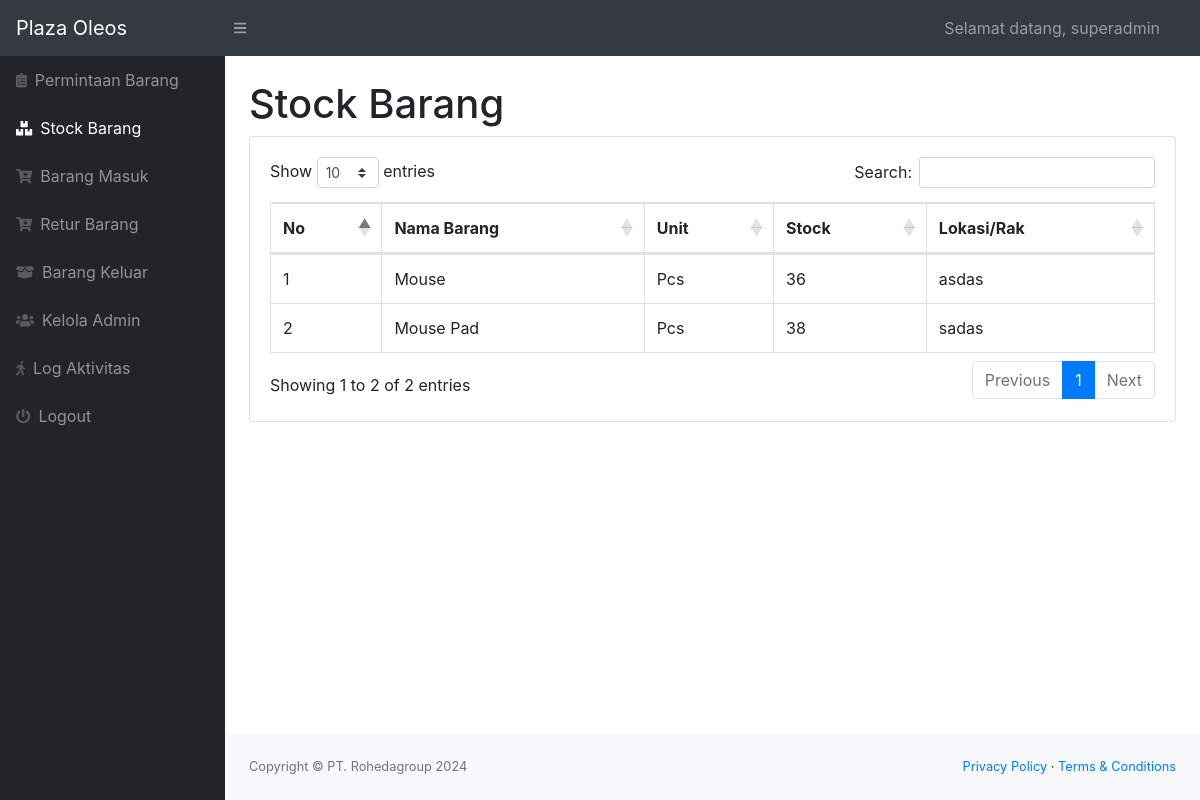
The app's page /index.php (signed in), older data.
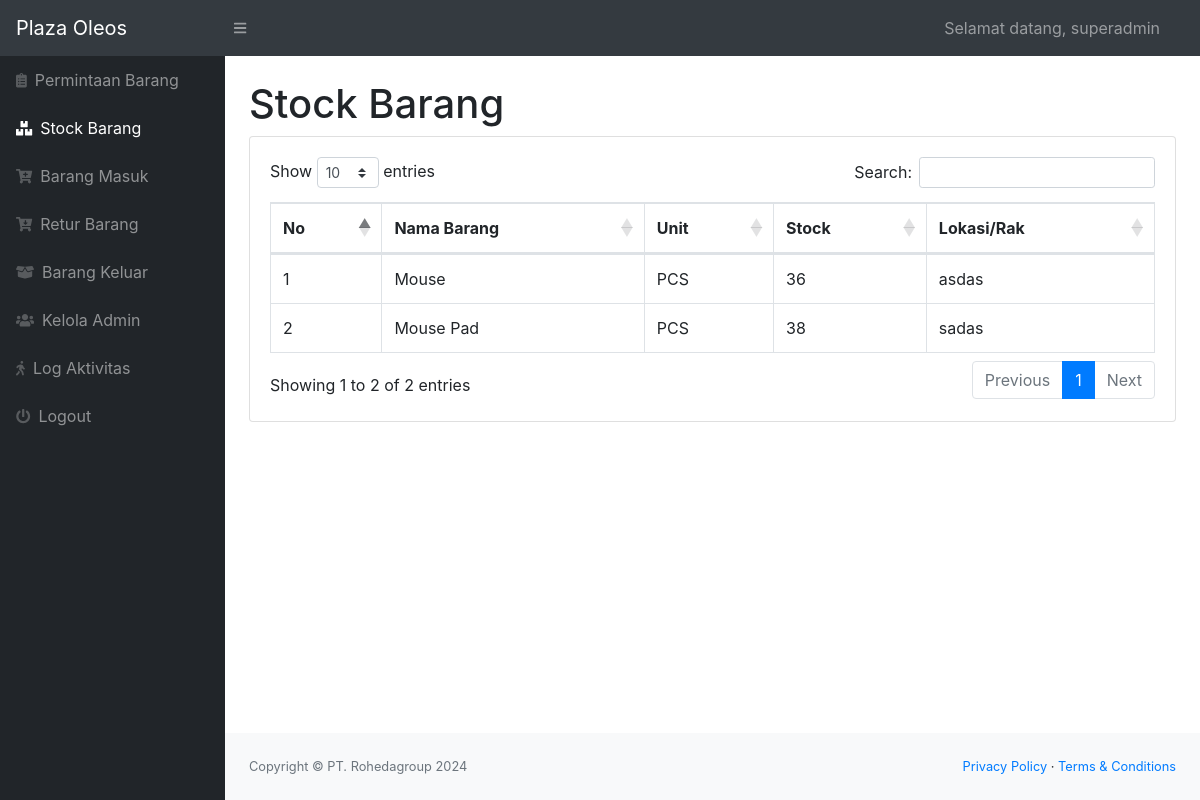
The same page, newer data.
### tables this page shows
CREATE TABLE `stock` (
  `idbarang` int(11) NOT NULL,
  `namabarang` varchar(25) NOT NULL,
  `deskripsi` varchar(50) NOT NULL,
  `stock` int(11) NOT NULL,
  `lokasi` varchar(100) NOT NULL,
  `unit` varchar(50) NOT NULL
);

### index.php (the view, shortened to what the changed rows need)
<?php
require './helper/function.php';
?>
<!DOCTYPE html>
<html lang="en">
<head>
    <link href="css/styles.css" rel="stylesheet" />
    <link href="https://cdn.datatables.net/1.10.20/css/dataTables.bootstrap4.min.css" rel="stylesheet" />
</head>
<body class="sb-nav-fixed">
    <div id="layoutSidenav">
        <div id="layoutSidenav_content">
            <main>
                <div class="container-fluid">
                    <h1 class="mt-4">Stock Barang</h1>
                    <div class="card mb-4">
                        <div class="card-body">
                            <div class="table-responsive">
                                <table class="table table-bordered" id="dataTable" width="100%" cellspacing="0">
                                    <thead>
                                        <tr>
                                            <th>No</th>
                                            <th>Nama Barang</th>
                                            <th>Unit</th>
                                            <th>Stock</th>
                                            <th>Lokasi/Rak</th>
                                        </tr>
                                    </thead>
                                    <tbody>
                                        <?php
                                        $ambilsemuadatastock = mysqli_query($conn, "select * from stock");
                                        $i = 1;
                                        while ($data = mysqli_fetch_array($ambilsemuadatastock)) {
                                            $namabarang = $data['namabarang'];
                                            $unit = $data['unit'];
                                            $stock = $data['stock'];
                                            $lok = $data['lokasi'];
                                        ?>
                                            <tr>
                                                <td><?= $i++; ?></td>
                                                <td><?= $namabarang; ?></td>
                                                <td><?= $unit; ?></td>
                                                <td><?= $stock; ?></td>
                                                <td><?= $lok; ?></td>
                                            </tr>
                            </div>
                        </div>
                    <?php
                                        };
                    ?>
                    </div>
                </div>
</body>
</html>

Row changes from the older to the newer data that the page shows:
changed stock "Mouse": unit "Pcs" → "PCS"
changed stock "Mouse Pad": unit "Pcs" → "PCS"
